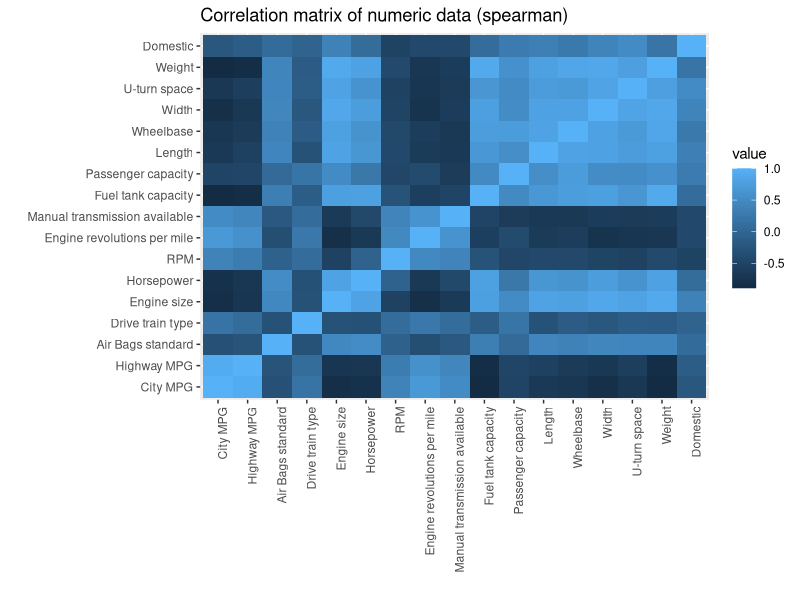
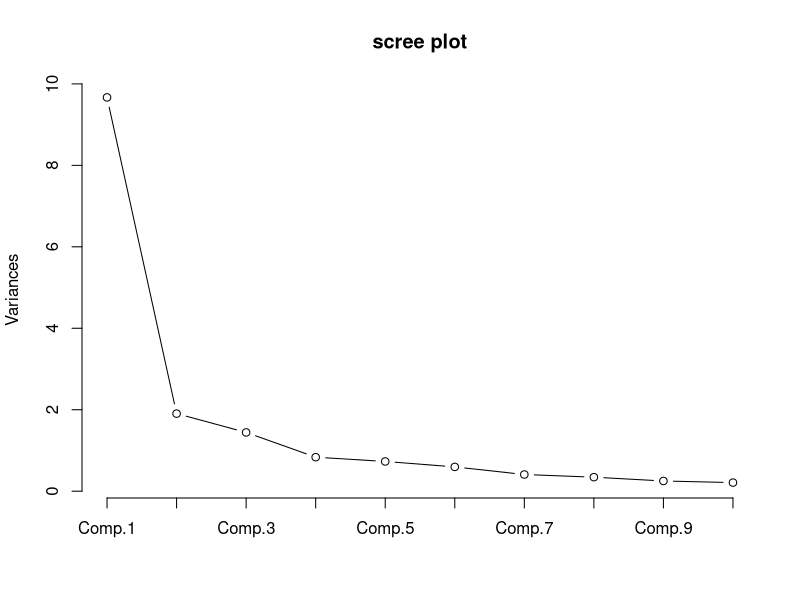

R code for these plots, in order: (Note: this script raises an error after producing the figures.)
## factor analysis
## principal components v factor analysis
# http://support.minitab.com/en-us/minitab/17/topic-library/modeling-statistics/multivariate/principal-components-and-factor-analysis/differences-between-pca-and-factor-analysis/

setwd(dir = "~/Desktop/Google Drive/SDSU/DA-Exam-2017/")

# ggplot2 examples
library(readr)
library(dplyr)
options(dplyr.width = Inf)

library(ggplot2) 

df <- read_csv(file = "df.csv")

glimpse(df)
rownames(df) <- paste(df$Manufacturer, df$Model)

# create factors with value labels 
# Run code from 1. EDA.R

# Maximum Likelihood Factor Analysis
# entering raw data and extracting 3 factors, 
# with varimax rotation 
numericdata <- sapply(df, is.numeric)
numericdata[c(4,5,6)] <- FALSE ## omitting Price as this may be our dependent var
#numericdata[c(4,6)] <- FALSE ## omitting Minimum Price and Maximum Price
df[, numericdata]


library(reshape2)
correlations <- cor(na.omit(df[,numericdata]), method = "spearman")
qplot(x=Var1, y=Var2, data=melt(correlations), fill=value, geom="tile",
      xlab = "", ylab = "", main = "Correlation matrix of numeric data (spearman)") + theme(axis.text.x = element_text(angle = 90, hjust = 1))





# Pricipal Components Analysis
# entering raw data and extracting PCs 
# from the correlation matrix 
fit <- princomp(x = na.omit(df[,numericdata]), cor=TRUE)

summary(fit) # print variance accounted for 

loadings(fit) # pc loadings 

plot(fit,type="lines", main = "scree plot") # scree plot 
qplot(x = 1:15, y = fit$sdev^2, geom = c("line", "point"), 
      main = "scree plot", xlab = "Principal components", ylab = "Variance")


head(fit$scores[,1:3]) # the principal components

biplot(fit, choices = c(2,3))


